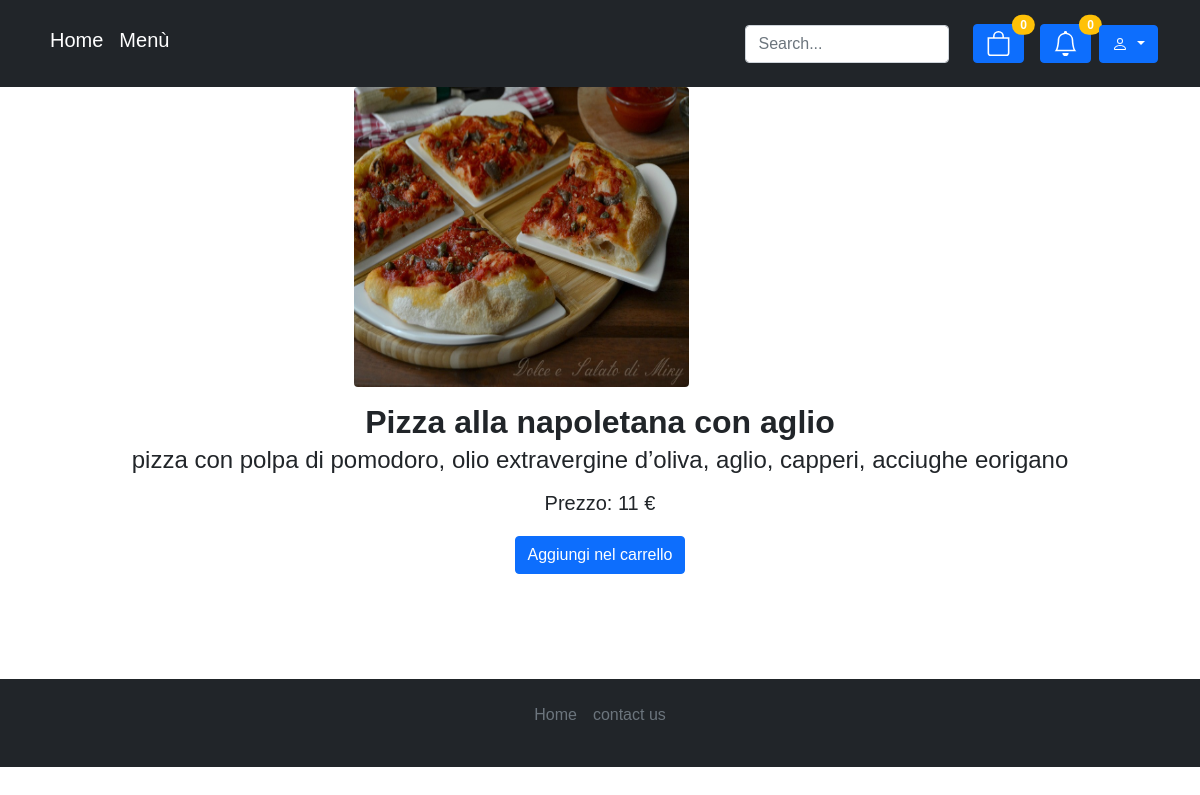
/prodotto_singolo.php?id=6, run on the app's committed database.
### tables this page shows
CREATE TABLE `prodotto` (
  `cod_prod` int(11) NOT NULL,
  `nome_prod` varchar(100) NOT NULL,
  `desc_prod` varchar(2000) NOT NULL,
  `img_prod` varchar(100) NOT NULL,
  `prezzo_unitario` int(11) NOT NULL
);

### prodotto_singolo.php (called while the page is built, shortened)
<?php
require_once 'bootstrap.php';
$ris_product_by_id=$dbh->prodotto_by_id($_GET["id"]);
if (count($ris_product_by_id)!=0) {
    $templateParams["prodotto"] = $ris_product_by_id[0];
    $templateParams["titolo"] = "pizza scelta";
    $templateParams["nome"] = "template/descrizione_prod.php";
    $templateParams["css"] = "css/descrizione_prod.css";
}
require("template/base.php");
?>

### db/database.php (called while the page is built, shortened)
<?php
class DatabaseHelper{
    private $db;
    public function __construct($servername, $username, $password, $dbname){
        $this->db = new mysqli($servername, $username, $password, $dbname);
    }
    public function prodotto_by_id($id){
        $stmt = $this->db->prepare("SELECT * FROM prodotto WHERE cod_prod = ?");
        $stmt->bind_param("i", $id);
        $stmt->execute();
        $result = $stmt->get_result();
        return $result->fetch_all(MYSQLI_ASSOC);
    }
}
?>

### bootstrap.php (called while the page is built, shortened)
<?php
require_once("db/database.php");
$dbh = new DatabaseHelper("localhost", "root", "", "database_tecnologie_web");
?>

### template/descrizione_prod.php (the view, shortened to what this page needs)
<div class="container">
    <div class="card">
    <?php $prodotto = $templateParams["prodotto"] ?>
        <img src="<?php echo UPLOAD_DIR.$prodotto["img_prod"] ?>" class="card-img-top rounded" alt="<?php echo  $prodotto["nome_prod"] ?>" width="200" height="300"/>
        <div class="card-body">
            <h2 class="card-title"><?php echo $prodotto["nome_prod"];?></h2>
            <h4 class="card-subtitle mb-3"><?php echo $prodotto["desc_prod"];?></h6>
            <h6 class="card-subtitle mb-3 h5">Prezzo: <?php echo $prodotto["prezzo_unitario"]." €";?></h6>
        <form action="aggiungiCarrello.php?id=<?php echo $prodotto["cod_prod"];?>" method="GET">
            <input type="submit" value="Aggiungi nel carrello" class="btn btn-primary">
        </form>
        </div>
    </div>
</div>

### css/descrizione_prod.css (style rules this page uses)
body { font-family: 'Gill Sans', 'Gill Sans MT', Calibri, 'Trebuchet MS', sans-serif; }
div.container { height: 60%; width: 100%; }
div.card { border: 0px; }
img.card-img-top { margin-left: 28%; margin-right: 0%; max-width: 30%; max-height: 30%; }
h2 { font-weight: bold; }
h6 { padding: 5px; }
div.card-body { width: 100%; max-height: 20%; position: relative; float: center; text-align: center; }
form { margin-bottom: 6%; }

### data on the page
prodotto: img_prod+nome_prod (picture), nome_prod "Pizza alla napoletana con aglio", desc_prod "pizza con polpa di pomodoro, olio extravergine d’oliva, aglio, capperi, acciughe eorigano", prezzo_unitario "11"
